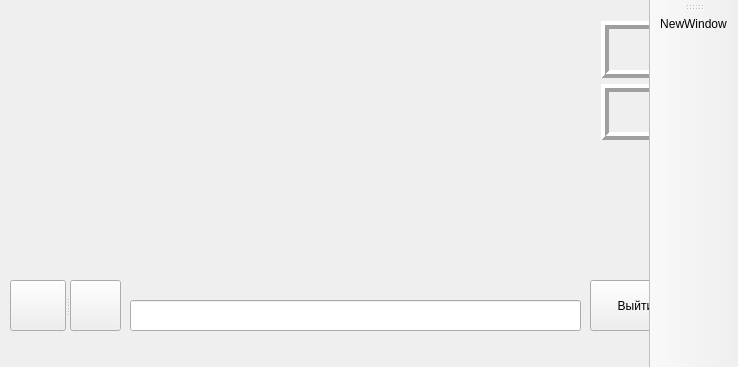
<?xml version="1.0" encoding="UTF-8"?>
<ui version="4.0">
 <class>MainWindow</class>
 <widget class="QMainWindow" name="MainWindow">
  <property name="enabled">
   <bool>true</bool>
  </property>
  <property name="geometry">
   <rect>
    <x>0</x>
    <y>0</y>
    <width>738</width>
    <height>367</height>
   </rect>
  </property>
  <property name="windowTitle">
   <string>keywin</string>
  </property>
  <property name="windowIcon">
   <iconset>
    <normaloff>:/new/imahes/Z:/BUFFER/BUFFER/(0)DANGER_BUFFER/ishamael3.JPG</normaloff>:/new/imahes/Z:/BUFFER/BUFFER/(0)DANGER_BUFFER/ishamael3.JPG</iconset>
  </property>
  <widget class="QWidget" name="centralWidget">
   <widget class="QPushButton" name="close_program">
    <property name="geometry">
     <rect>
      <x>590</x>
      <y>280</y>
      <width>91</width>
      <height>51</height>
     </rect>
    </property>
    <property name="focusPolicy">
     <enum>Qt::NoFocus</enum>
    </property>
    <property name="text">
     <string>Выйти</string>
    </property>
   </widget>
   <widget class="QLineEdit" name="lineEdit">
    <property name="geometry">
     <rect>
      <x>130</x>
      <y>300</y>
      <width>451</width>
      <height>31</height>
     </rect>
    </property>
    <property name="focusPolicy">
     <enum>Qt::NoFocus</enum>
    </property>
    <property name="readOnly">
     <bool>true</bool>
    </property>
   </widget>
   <widget class="QWidget" name="gridLayoutWidget">
    <property name="geometry">
     <rect>
      <x>10</x>
      <y>10</y>
      <width>571</width>
      <height>261</height>
     </rect>
    </property>
    <layout class="QGridLayout" name="gridForWiggly"/>
   </widget>
   <widget class="QSplitter" name="splitter">
    <property name="geometry">
     <rect>
      <x>10</x>
      <y>280</y>
      <width>111</width>
      <height>51</height>
     </rect>
    </property>
    <property name="autoFillBackground">
     <bool>false</bool>
    </property>
    <property name="orientation">
     <enum>Qt::Horizontal</enum>
    </property>
    <widget class="QPushButton" name="start_button">
     <property name="maximumSize">
      <size>
       <width>131</width>
       <height>16777215</height>
      </size>
     </property>
     <property name="focusPolicy">
      <enum>Qt::NoFocus</enum>
     </property>
     <property name="text">
      <string/>
     </property>
     <property name="iconSize">
      <size>
       <width>48</width>
       <height>48</height>
      </size>
     </property>
     <property name="checkable">
      <bool>true</bool>
     </property>
    </widget>
    <widget class="QPushButton" name="record_button">
     <property name="maximumSize">
      <size>
       <width>51</width>
       <height>16777215</height>
      </size>
     </property>
     <property name="focusPolicy">
      <enum>Qt::NoFocus</enum>
     </property>
     <property name="autoFillBackground">
      <bool>false</bool>
     </property>
     <property name="text">
      <string/>
     </property>
     <property name="iconSize">
      <size>
       <width>48</width>
       <height>48</height>
      </size>
     </property>
     <property name="checkable">
      <bool>true</bool>
     </property>
     <property name="checked">
      <bool>false</bool>
     </property>
    </widget>
   </widget>
   <widget class="QWidget" name="layoutWidget">
    <property name="geometry">
     <rect>
      <x>590</x>
      <y>10</y>
      <width>101</width>
      <height>141</height>
     </rect>
    </property>
    <layout class="QVBoxLayout" name="verticalLayout">
     <item>
      <widget class="QLCDNumber" name="lcdNumber">
       <property name="lineWidth">
        <number>4</number>
       </property>
       <property name="digitCount">
        <number>3</number>
       </property>
       <property name="intValue" stdset="0">
        <number>0</number>
       </property>
      </widget>
     </item>
     <item>
      <widget class="QLCDNumber" name="number_error">
       <property name="palette">
        <palette>
         <active>
          <colorrole role="WindowText">
           <brush brushstyle="SolidPattern">
            <color alpha="255">
             <red>169</red>
             <green>53</green>
             <blue>53</blue>
            </color>
           </brush>
          </colorrole>
         </active>
         <inactive>
          <colorrole role="WindowText">
           <brush brushstyle="SolidPattern">
            <color alpha="255">
             <red>169</red>
             <green>53</green>
             <blue>53</blue>
            </color>
           </brush>
          </colorrole>
         </inactive>
         <disabled>
          <colorrole role="WindowText">
           <brush brushstyle="SolidPattern">
            <color alpha="255">
             <red>159</red>
             <green>158</green>
             <blue>158</blue>
            </color>
           </brush>
          </colorrole>
         </disabled>
        </palette>
       </property>
       <property name="lineWidth">
        <number>4</number>
       </property>
       <property name="digitCount">
        <number>3</number>
       </property>
       <property name="intValue" stdset="0">
        <number>0</number>
       </property>
      </widget>
     </item>
    </layout>
   </widget>
   <widget class="QWidget" name="widget" native="true">
    <property name="geometry">
     <rect>
      <x>590</x>
      <y>160</y>
      <width>101</width>
      <height>111</height>
     </rect>
    </property>
   </widget>
   <zorder>layoutWidget</zorder>
   <zorder>close_program</zorder>
   <zorder>lineEdit</zorder>
   <zorder>gridLayoutWidget</zorder>
   <zorder>splitter</zorder>
   <zorder>widget</zorder>
  </widget>
  <widget class="QMenuBar" name="menuBar">
   <property name="geometry">
    <rect>
     <x>0</x>
     <y>0</y>
     <width>738</width>
     <height>25</height>
    </rect>
   </property>
  </widget>
  <widget class="QToolBar" name="toolBar">
   <property name="windowTitle">
    <string>toolBar</string>
   </property>
   <attribute name="toolBarArea">
    <enum>RightToolBarArea</enum>
   </attribute>
   <attribute name="toolBarBreak">
    <bool>false</bool>
   </attribute>
   <addaction name="actionNewWindow"/>
  </widget>
  <action name="actionNewWindow">
   <property name="icon">
    <iconset>
     <normaloff>:/new/imahes/Z:/BUFFER/BUFFER/(0)DANGER_BUFFER/ishamael3.JPG</normaloff>:/new/imahes/Z:/BUFFER/BUFFER/(0)DANGER_BUFFER/ishamael3.JPG</iconset>
   </property>
   <property name="text">
    <string>NewWindow</string>
   </property>
  </action>
  <action name="actionClose">
   <property name="text">
    <string>Close</string>
   </property>
  </action>
 </widget>
 <layoutdefault spacing="6" margin="11"/>
 <resources/>
 <connections/>
</ui>
